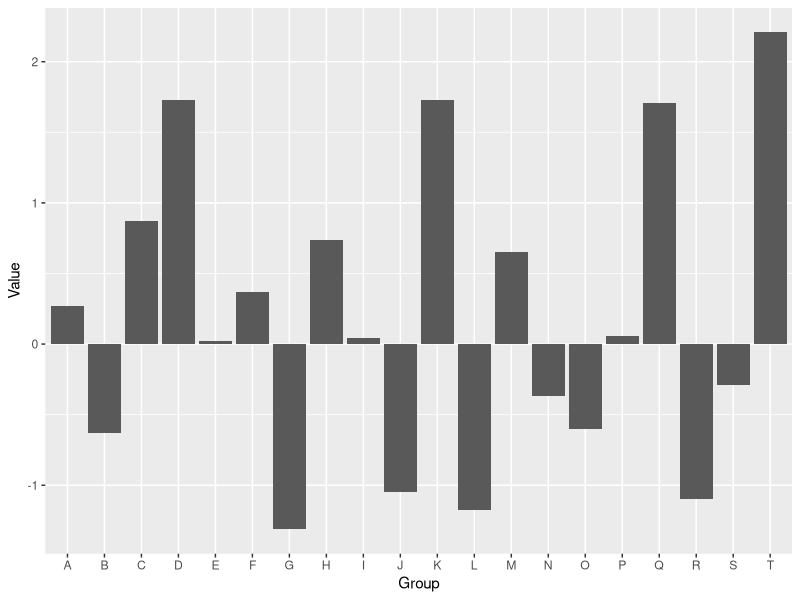
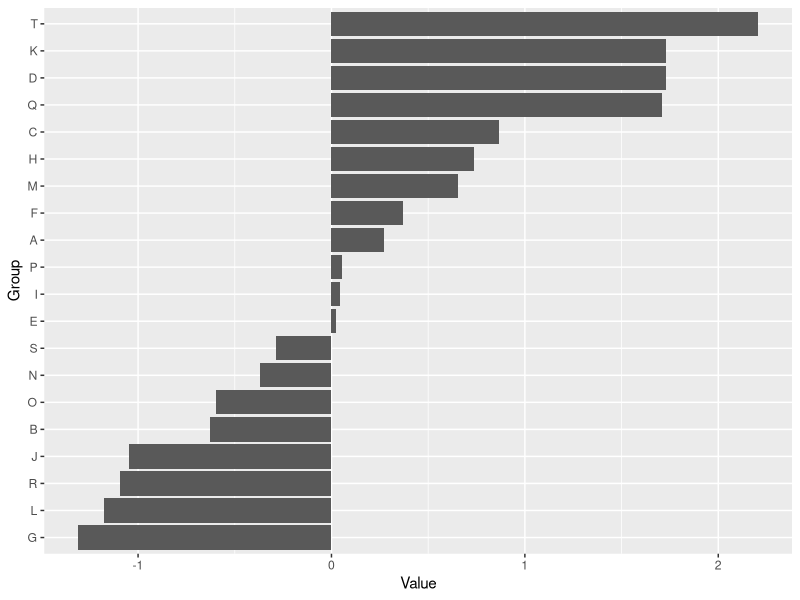

The R source for these figures, in order: (Note: this script raises an error after producing the figures.)


# Data 
set.seed(6)
df <- data.frame(group = LETTERS[1:20],
                 value = rnorm(20))


# install.packages("ggplot2")
library(ggplot2)

# ---Default diverging bar chart in ggplot2

ggplot(df, aes(x = group, y = value)) +
  geom_bar(stat = "identity",
           show.legend = FALSE) + # Remove the legend
  xlab("Group") +
  ylab("Value") 


# ---Reorder the values

# Note that for better visualization it is recommended to reorder the bars based on the 
# value they represent. For that purpose you can use the reorder function as shown below.

ggplot(df, aes(x = reorder(group,value), y = value)) +
  geom_bar(stat = "identity",
           show.legend = FALSE) + # Remove the legend
  xlab("Group") +
  ylab("Value") +
  coord_flip()



# Adding text for each bar (vertical text)
ggplot(df, aes(x = reorder(group, value), y = value)) +
  geom_bar(stat = "identity",
           show.legend = FALSE) +
  geom_text(aes(label = round(value, 1),
                angle = 90,
                hjust = ifelse(value < 0, 1.25, -0.25),
                vjust = 0.5),
            size = 3) +
  xlab("Group") +
  ylab("Value") + 
  scale_y_continuous(limits = c(min(df$value) - 0.2,
                                max(df$value) + 0.2))+
  theme_bw()+
theme_classic()+
  theme_alluvial()


# ========================== Withou flipping keeping the basic bar chart 

library(ggplot2)


ggplot(df, aes(x = reorder(group, value), y = value)) +
  geom_bar(stat = "identity",fill=4,
           show.legend = FALSE) +
  geom_text(aes(label = round(value, 1),
                hjust =   0.5,
            vjust = ifelse(value < 0, 1.5, -1)), 
            size = 2.5) +
  xlab("Group") +
  ylab("Value") +
  scale_y_continuous(limits = c(min(df$value) - 0.2,
                                max(df$value) + 0.2)) +
  theme_bw()+
  theme_classic()+
  theme_alluvial()+
  theme(axis.text.x = element_text(angle = 90,#---- x axis i.e. group value rotate to 90 degree
                                   hjust = 1,
                                   vjust = 0.5))


# ============================ After flipping to adjust the value on the bar 

# install.packages("ggplot2")
library(ggplot2)

ggplot(df, aes(x = reorder(group, value), y = value)) +
  geom_bar(stat = "identity",fill=4,
           show.legend = FALSE) +
  geom_text(aes(label = round(value, 1),
                hjust =   ifelse(value < 0, 1.5, -1)),
                vjust = 0.5, 
            size = 2.5) +
  xlab("Group") +
  ylab("Value") +
  scale_y_continuous(limits = c(min(df$value) - 0.2,
                                max(df$value) + 0.2)) +
  coord_flip()+
  theme_bw()+
  theme_classic()+
  theme_alluvial()+
  theme(axis.text.x = element_text(angle = 90,#---- x axis i.e. group value rotate to 90 degree
                                   hjust = 1,
                                   vjust = 0.5))


# 

# ============================  Color based on value

# install.packages("ggplot2")
library(ggplot2)


# Color based on value
color <- ifelse(df$value < 0, "pink", "lightblue")


ggplot(df, aes(x = reorder(group, value), y = value)) +
  geom_bar(stat = "identity",fill= color,
           show.legend = FALSE) +
  geom_text(aes(label = round(value, 1),
                hjust =   ifelse(value < 0, 1.5, -1)),
            vjust = 0.5, 
            size = 2.5) +
  xlab("Group") +
  ylab("Value") +
  scale_y_continuous(limits = c(min(df$value) - 0.2,
                                max(df$value) + 0.2)) +
  coord_flip()+
  theme_bw()+
  theme_classic()+
  theme_alluvial()+
  theme(axis.text.x = element_text(angle = 90,#---- x axis i.e. group value rotate to 90 degree
                                   hjust = 1,
                                   vjust = 0.5))

# ============================  Color based on value is name of the bar or catagory name 

# install.packages("ggplot2")
library(ggplot2)


# Color based on value
color <- ifelse(df$value < 0, "pink", "lightblue")


ggplot(df, aes(x = reorder(group, value), y = value)) +
  geom_bar(stat = "identity",fill= color,
           show.legend = FALSE) +
  geom_text(aes(label = group, # Text with groups
                hjust = ifelse(value < 0, 1.5, -1),
                vjust = 0.5), size = 2.5) +

  xlab("Group") +
  ylab("Value") +
  scale_y_continuous(limits = c(min(df$value) - 0.2,
                                max(df$value) + 0.2)) +
  coord_flip()+
  theme_bw()+
  theme_classic()+
  theme_alluvial()+
  theme(axis.text.x = element_text(angle = 90,#---- x axis i.e. group value rotate to 90 degree
                                   hjust = 1,
                                   vjust = 0.5))




# ============================  Color based on value is name of the bar or catagory name 
# =============== adding title and sub titles 

# install.packages("ggplot2")
library(ggplot2)


# Color based on value
color <- ifelse(df$value < 0, "pink", "lightblue")


ggplot(df, aes(x = reorder(group, value), y = value)) +
  geom_bar(stat = "identity",fill= color,
           show.legend = FALSE) +
  geom_text(aes(label = group, # Text with groups
                hjust = ifelse(value < 0, 1.5, -1),
                vjust = 0.5), size = 2.5) +

  xlab("Group") +
  ylab("Value") +
  scale_y_continuous(limits = c(min(df$value) - 0.2,
                                max(df$value) + 0.2)) +
  coord_flip()+
  theme_bw()+
  theme_classic()+
  theme_alluvial()+
  theme(axis.text.x = element_text(angle = 90,#---- x axis i.e. group value rotate to 90 degree
                                   hjust = 1,
                                   vjust = 0.5))+
  labs(
    title = "Bar or Tornoardo Chart",
    subtitle = "(2020-23)",
    caption = "datascientist_@outlook.com",
    # tag = "Figure 1",
    x = "Group",
    y = "Value"
  )
